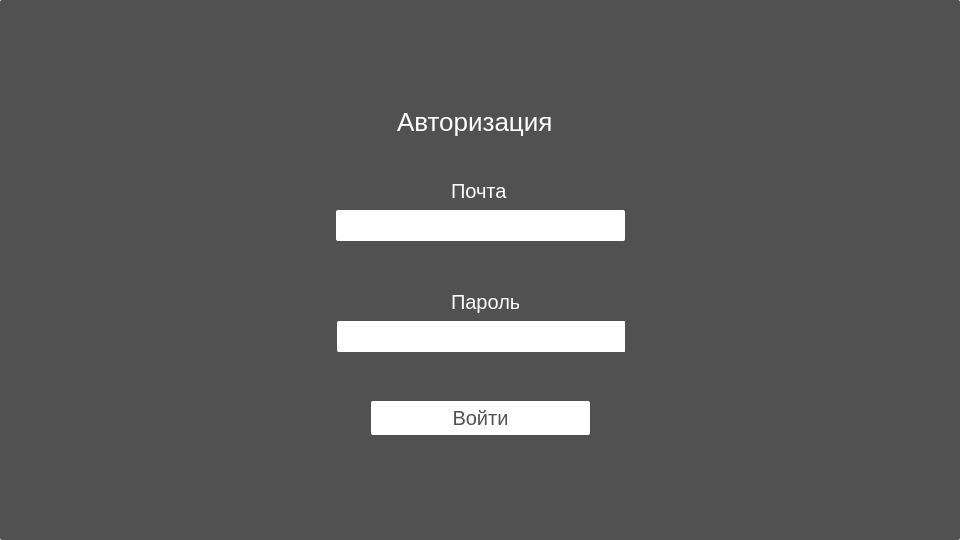
<?xml version="1.0" encoding="UTF-8"?>
<ui version="4.0">
 <class>MainWindow</class>
 <widget class="QMainWindow" name="MainWindow">
  <property name="geometry">
   <rect>
    <x>0</x>
    <y>0</y>
    <width>960</width>
    <height>540</height>
   </rect>
  </property>
  <property name="minimumSize">
   <size>
    <width>960</width>
    <height>540</height>
   </size>
  </property>
  <property name="maximumSize">
   <size>
    <width>960</width>
    <height>540</height>
   </size>
  </property>
  <property name="windowTitle">
   <string>MainWindow</string>
  </property>
  <property name="styleSheet">
   <string notr="true"/>
  </property>
  <property name="inputMethodHints">
   <set>Qt::ImhNone</set>
  </property>
  <widget class="QWidget" name="centralwidget">
   <property name="styleSheet">
    <string notr="true">/* DekstopAuthorizationWindow */

box-sizing: border-box;

position: relative;
width: 960px;
height: 540px;

background: #515151;
border: 1px solid rgba(0, 0, 0, 0.1);
border-radius: 2px;

border: none;</string>
   </property>
   <widget class="QWidget" name="widget" native="true">
    <property name="geometry">
     <rect>
      <x>336</x>
      <y>106</y>
      <width>289</width>
      <height>329</height>
     </rect>
    </property>
    <property name="styleSheet">
     <string notr="true">/* Group 8 */

position: absolute;
width: 289px;
height: 329px;
left: 336px;
top: 138px;
</string>
    </property>
    <widget class="QWidget" name="Email_2" native="true">
     <property name="geometry">
      <rect>
       <x>0</x>
       <y>73</y>
       <width>289</width>
       <height>79</height>
      </rect>
     </property>
     <property name="styleSheet">
      <string notr="true">/* Frame 44 */

position: absolute;
width: 289px;
height: 79px;
left: 0px;
top: 73px;

</string>
     </property>
     <widget class="QLabel" name="label_3">
      <property name="geometry">
       <rect>
        <x>115</x>
        <y>0</y>
        <width>59</width>
        <height>24</height>
       </rect>
      </property>
      <property name="styleSheet">
       <string notr="true">
/* Почта */

position: absolute;
width: 59px;
height: 24px;
left: 451px;
top: 211px;

font-family: 'Inter';
font-style: normal;
font-weight: 400;
font-size: 20px;
line-height: 24px;
display: flex;
align-items: center;
text-align: center;

color: #FFFFFF;

</string>
      </property>
      <property name="text">
       <string>Почта</string>
      </property>
     </widget>
     <widget class="QLineEdit" name="lineEdit">
      <property name="geometry">
       <rect>
        <x>0</x>
        <y>31</y>
        <width>289</width>
        <height>31</height>
       </rect>
      </property>
      <property name="styleSheet">
       <string notr="true">

/* Frame 24 */

position: absolute;
width: 289px;
height: 23px;
left: 336px;
top: 267px;

/* white */
background: #FFFFFF;

font-family: 'Inter';
font-style: normal;
font-weight: 400;
font-size: 20px;
line-height: 24px;
display: flex;
align-items: center;
text-align: center;
</string>
      </property>
     </widget>
    </widget>
    <widget class="QLabel" name="label">
     <property name="geometry">
      <rect>
       <x>61</x>
       <y>0</y>
       <width>167</width>
       <height>31</height>
      </rect>
     </property>
     <property name="styleSheet">
      <string notr="true">

/* Авторизация */

position: absolute;
width: 167px;
height: 31px;
left: 397px;
top: 138px;

font-family: 'Inter';
font-style: normal;
font-weight: 400;
font-size: 26px;
line-height: 31px;
display: flex;
align-items: center;
text-align: center;

color: #FFFFFF;

</string>
     </property>
     <property name="text">
      <string>Авторизация</string>
     </property>
    </widget>
    <widget class="QWidget" name="Password_2" native="true">
     <property name="geometry">
      <rect>
       <x>0</x>
       <y>184</y>
       <width>289</width>
       <height>79</height>
      </rect>
     </property>
     <property name="styleSheet">
      <string notr="true">
/* Group 7 */

position: absolute;
width: 289px;
height: 79px;
left: 336px;
top: 322px;


</string>
     </property>
     <widget class="QLabel" name="label_2">
      <property name="geometry">
       <rect>
        <x>115</x>
        <y>0</y>
        <width>68</width>
        <height>24</height>
       </rect>
      </property>
      <property name="styleSheet">
       <string notr="true">
/* Пароль */

position: absolute;
width: 73px;
height: 24px;
left: 444px;
top: 322px;

font-family: 'Inter';
font-style: normal;
font-weight: 400;
font-size: 20px;
line-height: 24px;
display: flex;
align-items: center;
text-align: center;

color: #FFFFFF;

</string>
      </property>
      <property name="text">
       <string>Пароль</string>
      </property>
     </widget>
     <widget class="QLineEdit" name="lineEdit_2">
      <property name="geometry">
       <rect>
        <x>1</x>
        <y>31</y>
        <width>289</width>
        <height>31</height>
       </rect>
      </property>
      <property name="autoFillBackground">
       <bool>false</bool>
      </property>
      <property name="styleSheet">
       <string notr="true">

/* Frame 24 */

position: absolute;
width: 289px;
height: 23px;
left: 336px;
top: 378px;

/* white */
background: #FFFFFF;

font-family: 'Inter';
font-style: normal;
font-weight: 400;
font-size: 20px;
line-height: 24px;
display: flex;
align-items: center;
text-align: center;

</string>
      </property>
      <property name="inputMethodHints">
       <set>Qt::ImhHiddenText</set>
      </property>
      <property name="text">
       <string/>
      </property>
      <property name="placeholderText">
       <string extracomment="123"/>
      </property>
     </widget>
    </widget>
    <widget class="QPushButton" name="pushButton">
     <property name="geometry">
      <rect>
       <x>35</x>
       <y>295</y>
       <width>219</width>
       <height>34</height>
      </rect>
     </property>
     <property name="styleSheet">
      <string notr="true">/* Frame 29 */

/* Auto layout */


/* Войти */
QPushButton {
display: flex;
flex-direction: row;
justify-content: center;
align-items: center;
padding: 5px 80px;
gap: 10px;

width: 219px;
height: 34px;

background: #FFFFFF;

width: 59px;
height: 24px;

font-family: 'Inter';
font-style: normal;
font-weight: 400;
font-size: 20px;
line-height: 24px;
display: flex;
align-items: center;
text-align: center;

color: #515151;

}

QPushButton:hover {
	background-color: #ADADAD;
	color: #E7E7E7;
}
QPushButton:pressed {
	background-color: #878787;
	color: #FFFFFF;
}

</string>
     </property>
     <property name="text">
      <string>Войти</string>
     </property>
    </widget>
   </widget>
  </widget>
 </widget>
 <resources/>
 <connections/>
</ui>
